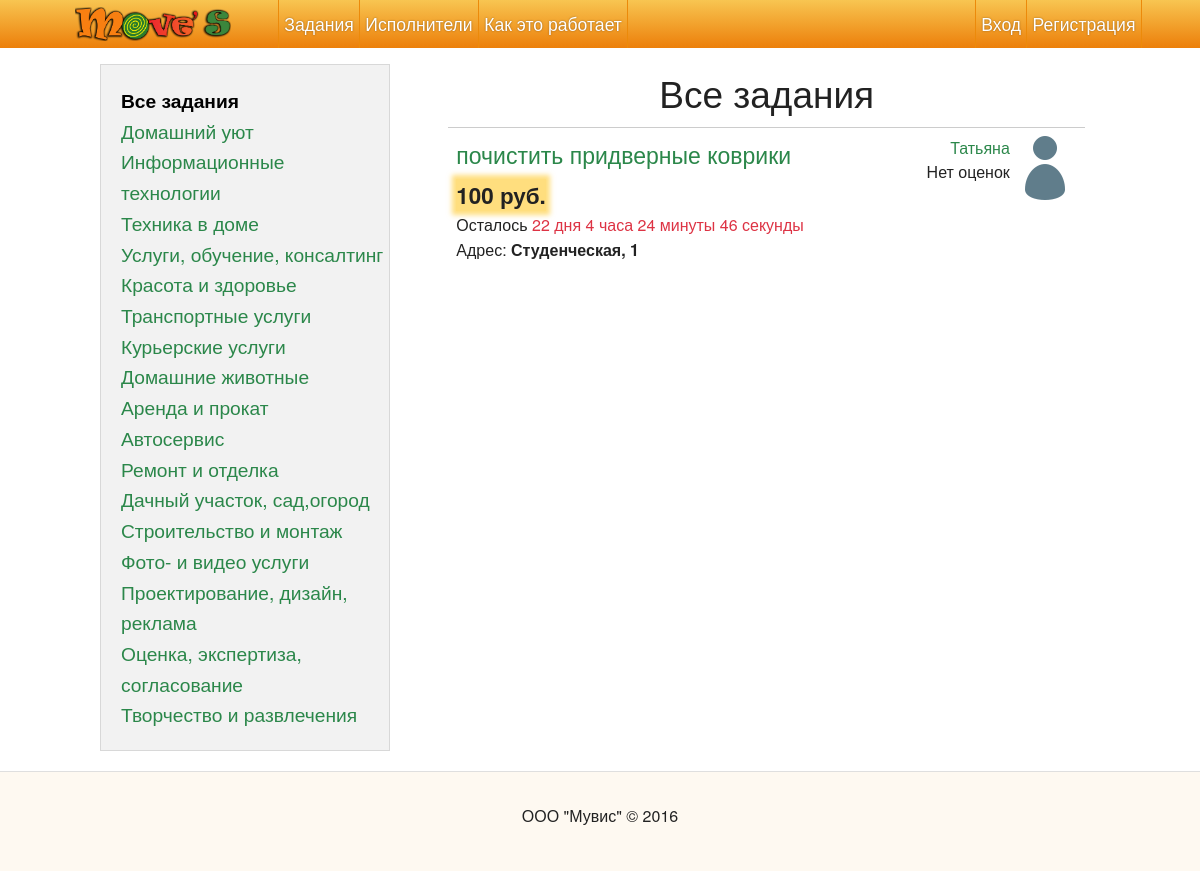
/tasks/, run on the app's committed database.
### project/modules/category/model.py (models this page shows, shortened)
class Category(Model):
    id = Column(db.Integer, primary_key=True)
    name = Column(db.String(255))
    url_name = Column(db.String(255), unique=True, default=lambda context: urlify(context.current_parameters['name']))
    parent_id = Column(db.Integer, db.ForeignKey('category.id'), default=None)
    parent = relationship('Category', remote_side=[id], backref=db.backref('children', lazy='dynamic'))
    additional_fields = Column(TextPickleType(), default='', nullable=False)
    @property
    def isSubCategory(self):
        return self.parent and self.parent.url_name != 'all'
    @property
    def isSuperCategory(self):
        return self.url_name == 'all' or self.parent == None

### project/modules/task/model.py (models this page shows)
class Task(Model):
    class Status:
        created = 'created'
        assigned = 'assigned'
        completed = 'completed'
    id = Column(db.Integer, primary_key=True)
    title = Column(db.String(255), nullable=False)
    description = Column(db.Text, nullable=False)
    created_at = Column(db.DateTime, default=datetime.datetime.utcnow)
    due = Column(db.DateTime, nullable=False)
    customer_id = Column(db.Integer, db.ForeignKey('user.id'), nullable=False)
    customer = relationship('User', foreign_keys=[customer_id], backref=db.backref('created_tasks', lazy='dynamic'), uselist=False)
    category_id = Column(db.Integer, db.ForeignKey('category.id'), nullable=False)
    category = relationship('Category', backref=db.backref('tasks', lazy='dynamic'), uselist=False)
    contacts = Column(TextPickleType(), nullable=False)
    status = Column(db.String(64), nullable=False, default='created')
    addresses = Column(TextPickleType(), nullable=False)
    reward = Column(db.Numeric(precision=15, scale=2), default=None)
    doer_id = Column(db.Integer, db.ForeignKey('user.id'))
    doer = relationship('User', foreign_keys=[doer_id], backref=db.backref('assigned_tasks', lazy='dynamic'), uselist=False)
    additional_data = Column(TextPickleType(), default='', nullable=False)

### project/modules/user/model.py (models this page shows, shortened)
class User(Model, UserMixin):
    id = Column(db.Integer, primary_key=True)
    full_name = Column(db.String(255), nullable=False)
    registered_at = Column(db.DateTime, default=datetime.datetime.utcnow)
    last_visited_at = Column(db.DateTime, default=None)
    phone = Column(db.String(100))
    email = Column(db.String(100), unique=False)
    password = Column(db.String(64), nullable=False)
    password_salt = Column(db.String(8), nullable=False)
    city = Column(db.String(255), nullable=False)
    active = Column(db.Boolean, default=True, nullable=False) # Is account activated
    email_confirmed = Column(db.Boolean, default=False, nullable=False) # Is account activated
    phone_confirmed = Column(db.Boolean, default=False, nullable=False) # Is phone confirmed
    doer = Column(db.Boolean, default=True, nullable=False)   # Does a user have doer rights
    task_categories = relationship('Category', secondary=category_to_doer, backref=db.backref('doers', lazy='dynamic'))
    balance = Column(db.Numeric(precision=15, scale=2), default=0)
    avatar_id = Column(db.Integer, db.ForeignKey('upload.id'), nullable=True)
    avatar = relationship('Upload', foreign_keys=[avatar_id], uselist=False)
    rights = Column(db.String(100), nullable=False, default='user')
    roles = db.relationship('Role', secondary=role_to_user, backref=db.backref('users', lazy='dynamic'))
    age = Column(db.Integer)
    about = Column(db.Text(2048), default='')
    deleted = Column(db.Boolean, default=False, nullable=False)
    _rating = Column('rating', db.Float, nullable=False, default=0.0)
    @hybrid_property
    def rating(self):
        return self._rating
    @rating.setter
    def rating(self, value):
        raise Exception('Please, use User.add_rating(rater, value) and User.remove_rating(rating_id) methods')

### project/modules/task/views.py (the view)
@frontend.route('tasks/', methods=['GET'])
@frontend.route('tasks/<category_name>/', methods=['GET'])
def task_list(category_name=None):
    if (category_name == None):
        category_name = 'all'
    category = Category.query.filter_by(url_name = category_name).one()
    now = datetime.datetime.utcnow()
    if (category_name == 'all'):
        tasks_query = Task.query.order_by(Task.created_at.desc())
    else:
        tasks_query = category.tasks_query.order_by(Task.created_at.desc())
    tasks = tasks_query.filter_by(status=Task.Status.created).filter(Task.due > now).all()
    return render_template('task/list.html', **{
        'tasks': tasks,
        'selected_category': category,
        'categories': Category.query.all()
    })

### project/template_globals.py (called while the page is built)
@app.template_filter('plural_form')
def plural_form(num, cases):
	num = abs(num)
	reslut = cases[0]
	if str(num).find('.') >= 0:
		return cases[1]
	else:
		if (num % 10 == 1) and (num % 100 != 11):
			return cases[0]
		elif (num % 10 >= 2) and (num % 10 <= 4) and (num % 100 < 10 or num % 100 >= 20):
			return cases[1]
		else:
			return cases[2]

@app.template_filter('time_delta_text')
def time_delta_text(delta):
	result = ''
	days = delta.days
	hours, remainder = divmod(delta.seconds, 3600)
	minutes, seconds = divmod(remainder, 60)
	if days > 0:
		result += '{} {} '.format(str(days), plural_form(days, ['день', 'дня', 'дней']))
	if hours > 0:
		result += '{} {} '.format(str(hours), plural_form(hours, ['час', 'часа', 'часов']))
	result += '{} {} '.format(str(minutes), plural_form(minutes, ['минута', 'минуты', 'минут']))
	result += '{} {} '.format(str(seconds), plural_form(minutes, ['секунда', 'секунды', 'секунд']))
	return result

@app.template_filter('oneline')
def oneline(value):
    value = re.sub(r'\r\n|\r|\n', '\n', value)
    return Markup(value.replace('\n', ' '))

@app.context_processor
def inject_globals():
	return {
		'now': datetime.datetime.now(),
		'settings': Constant.query.filter_by(active=True).first(),
		'config': config,
        'user_avatar_link': user_avatar_link,
        'has_rights': has_rights
	}

### templates/task/list.html (shortened to what this page needs)
{% extends 'base.html' %}
{% block body %}
	<div class="tasks-catalogue row">
		<section class="tasks-catalogue__sidebar sidebar panel large-4 columns">
			<ul class="tasks-catalogue__menu">
				{% for category in categories %}
					{% if not category.isSubCategory %}
						{% set is_cat_selected = selected_category.id == category.id or (selected_category.parent and selected_category.parent.id == category.id) %}
						<li class="tasks-catalogue__menu-item"><a class="tasks-catalogue__menu-link {{ 'tasks-catalogue__menu-item--selected' if category.id == selected_category.id }}" href="{{ url_for('frontend.task_list', category_name=category.url_name) }}">{{ category.name }}</a></li>
					{% endif %}
				{% endfor %}
			</ul>
		</section>
		<section class="tasks-catalogue__list large-8 columns">
		<div class="center-x row">
			<h2>{{ selected_category.name }}</h2>
		</div>
	    {% for task in tasks %}
			<div class="task">
				<div class="row">
					<div class="large-8 columns">
						<h4 class="task__title"><a href="{{ url_for('frontend.task', id=task.id) }}">{{ task.title }}</a></h4>
						<span class="task__reward">{{ '%d руб.' % task.reward if task.reward else 'Цена договорная' }}</span>
						<div class="task__due">
							{% if (task.due > now) %}
							Осталось <span class="task__due-time">{{ (task.due - now) | time_delta_text }}</span>
							{% endif %}
						</div>
					</div>
					<div class="right-align large-4 columns">
						<div class="task__customer-avatar-wrapper">
							<img class="task__customer-avatar"  src="/static/assets/img/no_avatar.png">
						</div>
						<a href="{{ url_for('frontend.user_view', id=task.customer.id) }}"><span class="task__customer">{{ task.customer.full_name }}</span></a><br>
						<span class="task__customer-rating">{{ 'Рейтинг: %d' % task.customer.rating  if task.customer.rating else 'Нет оценок'}}</span>
					</div>
				</div>
				<div class="row">
					<div class="large-8 columns">
						{% set addresses = task.addresses %}
						{% if addresses|length == 0 %}
						{% elif addresses|length == 1 %}
							<p>Адрес:  <b>{{ addresses[0] }}</b></p>
						{% else %}
							<p>Адреса:  <b>{{ addresses|join('; ') }}</b></p>
						{% endif %}
					</div>
				</div>
			</div>
		{% endfor %}
		</section>
	</div>
{% endblock body %}

### data on the page
Category: name "Все задания"
Category: name "Домашний уют"
Category: name "Информационные технологии"
Category: name "Техника в доме"
Category: name "Услуги, обучение, консалтинг"
Category: name "Красота и здоровье"
Category: name "Транспортные услуги"
Category: name "Курьерские услуги"
Category: name "Домашние животные"
Category: name "Аренда и прокат"
Category: name "Автосервис"
Category: name "Ремонт и отделка"
Category: name "Дачный участок, сад,огород"
Category: name "Строительство и монтаж"
Category: name "Фото- и видео услуги"
Category: name "Проектирование, дизайн, реклама"
Category: name "Оценка, экспертиза, согласование"
Category: name "Творчество и развлечения"
Task: title "почистить придверные коврики", reward "100 руб.", (task.due-now)|time_delta_text "22 дня 4 часа 24 минуты 46 секунды", customer.full_name "Татьяна", addresses "Студенческая, 1"
User: rating "Нет оценок"
